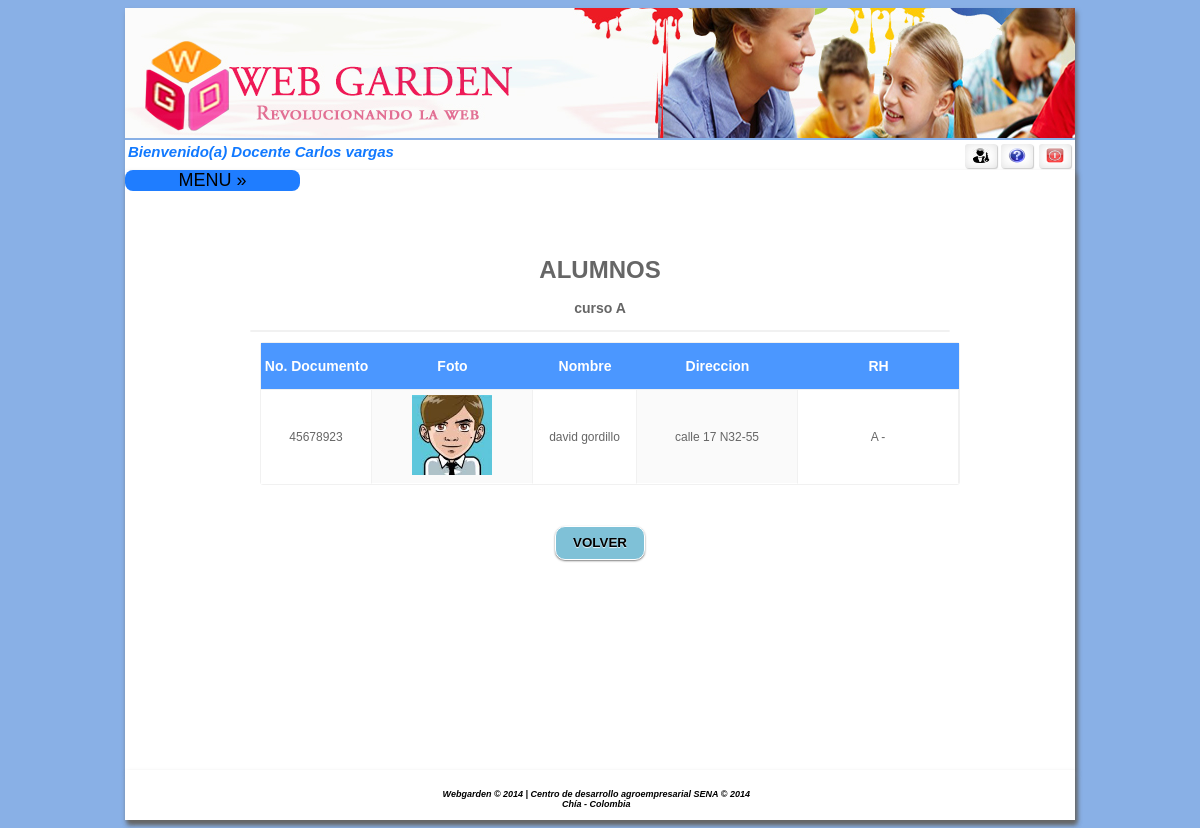
Screenshot of /home.php?acceso=153&idcurso=1 (signed in) with the database file from the repository.
### tables this page shows
CREATE TABLE IF NOT EXISTS `curso` (
`idcurso` int(11) NOT NULL,
  `nombre` varchar(50) NOT NULL,
  `idnivel` int(11) NOT NULL,
  `idpersona` int(11) NOT NULL
);

CREATE TABLE IF NOT EXISTS `alumno` (
  `identificacion` int(11) NOT NULL,
  `prinombre` varchar(15) NOT NULL,
  `segnombre` varchar(20) DEFAULT NULL,
  `priapellido` varchar(15) NOT NULL,
  `segapellido` varchar(20) DEFAULT NULL,
  `direccion` varchar(15) NOT NULL,
  `desenf` varchar(1000) NOT NULL,
  `retri` varchar(1000) NOT NULL,
  `idruta` int(11) NOT NULL,
  `acudiente` int(11) NOT NULL,
  `foto` varchar(300) NOT NULL,
  `genero` int(11) NOT NULL,
  `idcurso` int(11) NOT NULL,
  `rh` int(11) NOT NULL,
  `tipodoc` int(11) NOT NULL,
  `fecha_naci` date NOT NULL,
  `gruposan` int(11) NOT NULL
);

CREATE TABLE IF NOT EXISTS `valor` (
`idvalor` int(11) NOT NULL,
  `nombre` varchar(50) NOT NULL,
  `idparametro` int(11) NOT NULL
);

### controlador/clistacursos.php (called while the page is built, shortened)
<?php
include("modelo/mlistacursos.php");
$ins = new mlistacursos();
$idcurso = isset($_GET["idcurso"]) ? $_GET["idcurso"]:NULL;
$listacurso = $ins->listadecursos();
$listalumno = $ins->listadelumnos($idcurso);
$nombrecurso = $ins->selecurso($idcurso);
?>

### modelo/mlistacursos.php (called while the page is built, shortened)
<?php
include("controlador/conexion.php");
class mlistacursos{
    function listadecursos(){
        $sql = "select curso.idcurso as idcurso, curso.nombre as curso, nivel.nombre as nivel from curso inner join nivel on nivel.idnivel = curso.idnivel";
        $conexionBD = new conexion();
        $conexionBD->conectarBD();
        $data = $conexionBD->ejeCon($sql, 0);
        return $data;
    }
    function listadelumnos($curso){
        $sql= "select alu.identificacion,alu.foto,alu.direccion, alu.prinombre,alu.priapellido,val1.nombre as rh ,val2.nombre as grupos from alumno as alu inner join curso as cur on alu.idcurso=cur.idcurso inner join valor as val1 on alu.rh=val1.idvalor inner join valor as val2 on alu.gruposan=val2.idvalor where alu.idcurso = '".$curso."' ";
        $conexionBD = new conexion();
        $conexionBD->conectarBD();
        $data = $conexionBD->ejeCon($sql, 0);
        return $data;
    }
    function selecurso($curso){
        $sql = "select nombre from curso where idcurso = '".$curso."' ";
        $conexionBD = new conexion();
        $conexionBD->conectarBD();
        $data = $conexionBD->ejeCon($sql, 0);
        return $data;
    }
}
?>

### controlador/configuracion.php (called while the page is built)
<?php
	$usu_db = "root";
	$pass_db = "";
	$serv_db = "localhost";
	$db = "webgarden";
?>

### controlador/conexion.php (called while the page is built, shortened)
<?php
class conexion{
	function conectarBD(){
		include("configuracion.php");
		$this->link = mysql_connect($serv_db,$usu_db,$pass_db);
		$db2= mysql_select_db($db);
	}
	function ejeCon($con, $op){
		$this->resultado = mysql_query($con) or
		die("La consulta fallo: ".mysql_error());
		if ($op==0){
			while ($linea = mysql_fetch_array($this->resultado)){
				$arrayResultado[] = $linea;
			}
		}else{
			$arrayResultado[] =0;
		}
		$resarr = isset($arrayResultado) ? $arrayResultado:NULL;
		if($resarr){
			return $arrayResultado;
		}
	}
}
?>

### vista/vmisalumnos.php (the view, shortened to what this page needs)
<?php
include("controlador/clistacursos.php");
?>
<center>
<form id="form2" name="form2" method="GET" action="" class="display" onSubmit="return confirm('Desea eliminar?')">
    <div align="center" id="tabint">
        <table width="700" border="0" cellspacing="0" cellpadding="5">
              <label><h1>ALUMNOS</h1></label>
              <label><h3><?php echo $nombrecurso[0]['nombre'] ?></h3></label>
        </table>
        <div style="width: 700px">
        <table id="example" class="display" cellspacing="0" width="100%">
             <thead>
            <tr>
                <th>No. Documento</th>
                <th>Foto</th>
                <th>Nombre</th>
                <th>Direccion</th>
                <th>RH</th>
            </tr>
             </thead>
       <tbody>
            <?php
            for ($i = 0; $i < count($listalumno); $i++) {
                ?>
                <tr>
                    <td align="center" width="100"> <?php echo $listalumno[$i]['identificacion'] ?></td>
                    <td align="center" width="150"> <img src="<?php echo $listalumno[$i]['foto'] ?>" width="80" height="80"></td>
                    <td align="center"> <?php echo $listalumno[$i]['prinombre']." ".$listalumno[$i]['priapellido'] ?></td>
                    <td align="center" width="150"> <?php echo $listalumno[$i]['direccion'] ?></td>
                    <td align="center" width="150"> <?php echo $listalumno[$i]['grupos']." ".$listalumno[$i]['rh']; ?></td>
                </tr>
            <?php } ?>
   </tbody>
        </table>
        <p>&nbsp; </p>
    </div>
        </div>
</form>
</center>
<center>
    <table>
            <tr>
    <td colspan="3"><input type="button" value="VOLVER" onclick="location.href='home.php?acceso=152'"></button></td>
        </tr>
    </table>
</center>

### css/style.css (style rules this page uses)
input[type=submit], input[type=reset],input[type=button] { padding: 9px 17px; font-family: Helvetica,Arial,sans-serif; font-weight: bold; line-height: 1; color: #000000; border: none; text-shadow: 0 1px 1px rgba(255,255,255,0.85); background-color:#7FC1D7; border: 1px solid #ffffff; border-radius: 10px; box-shadow: 0 1px 2px rgba(0,0,0,0.5); }
#tabint table { border-radius: 3px; border: solid 1px #f1f1f1; box-shadow: 5 5 10px #333; margin: 10px; }
#tabint table thead tr th, #tabint table tfoot tr td { padding: 15px 0; background-color: #4B97FF; color: #fff; font-weight: bold; font-size: 14px; text-align: center; min-width: 10px; }
#tabint table tbody tr td,#tabint table tbody tr th { transition: all 400ms ease-in; -webkit-transition: all 400ms ease-in; -moz-transition: all 400ms ease-in; -o-transition: all 400ms ease-in; -ms-transition: all 400ms ease-in; padding: 5px 5px; word-wrap: break-word; border: solid 0px #fff; border-bottom: solid 1px #fff; border-top: solid 1px #f1f1f1; border-right: solid 1px #f1f1f1; }
#tabint table tbody tr td:nth-child(odd) { background-color: #fff; }
#tabint table tbody tr td:nth-child(even) { background-color: #fafafa; }
#tabint table th { background: #4B97FF; color: #fff; }

### css/menu.css (style rules this page uses)
body { font-family: 'Open Sans', sans-serif; background:#89B0E6; background-size:cover; }

### rows the page displays
curso: nombre "curso A"
alumno: identificacion "45678923", foto (picture), prinombre "david", priapellido "gordillo", direccion "calle 17 N32-55", valor.nombre "A", valor.nombre "-"

### other values shown
$nomapre "Carlos vargas"
